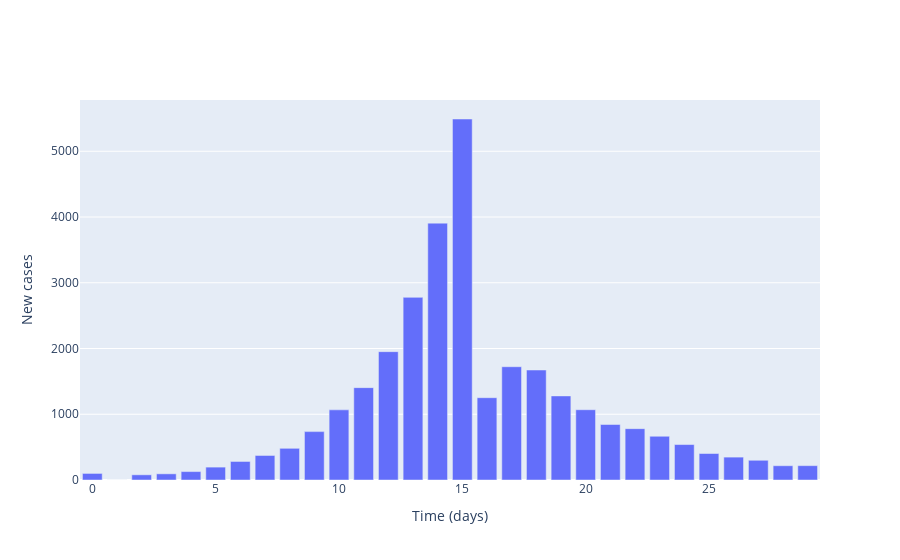

Notebook code cell kept with this figure:
### Markdown cell above
## Plot local incidence numbers

### Code cell
# Plot (bar chart cases each day)
fig = go.Figure()

# Plot of incidences
fig.add_trace(
    go.Bar(
        x=times,
        y=cases,
        name='Incidences'
    )
)

# Add axis labels
fig.update_layout(
    xaxis_title='Time (days)',
    yaxis_title='New cases'
)

fig.show()

### Figure 1 — Plotly figure (JSON) as saved in the notebook; plotly's stock layout.template omitted (floating-point values rounded to 4 significant figures)
{"data": [{"name": "Incidences", "type": "bar", "x": [0, 1, 2, 3, 4, 5, 6, 7, 8, 9, 10, 11, 12, 13, 14, 15, 16, 17, 18, 19, 20, 21, 22, 23, 24, 25, 26, 27, 28, 29], "y": [100, 0, 79, 94, 128, 196, 282, 373, 482, 736, 1067, 1405, 1952, 2778, 3907, 5491, 1252, 1723, 1673, 1279, 1069, 844, 781, 665, 539, 403, 348, 300, 217, 218]}], "layout": {"xaxis": {"title": {"text": "Time (days)"}}, "yaxis": {"title": {"text": "New cases"}}}}
